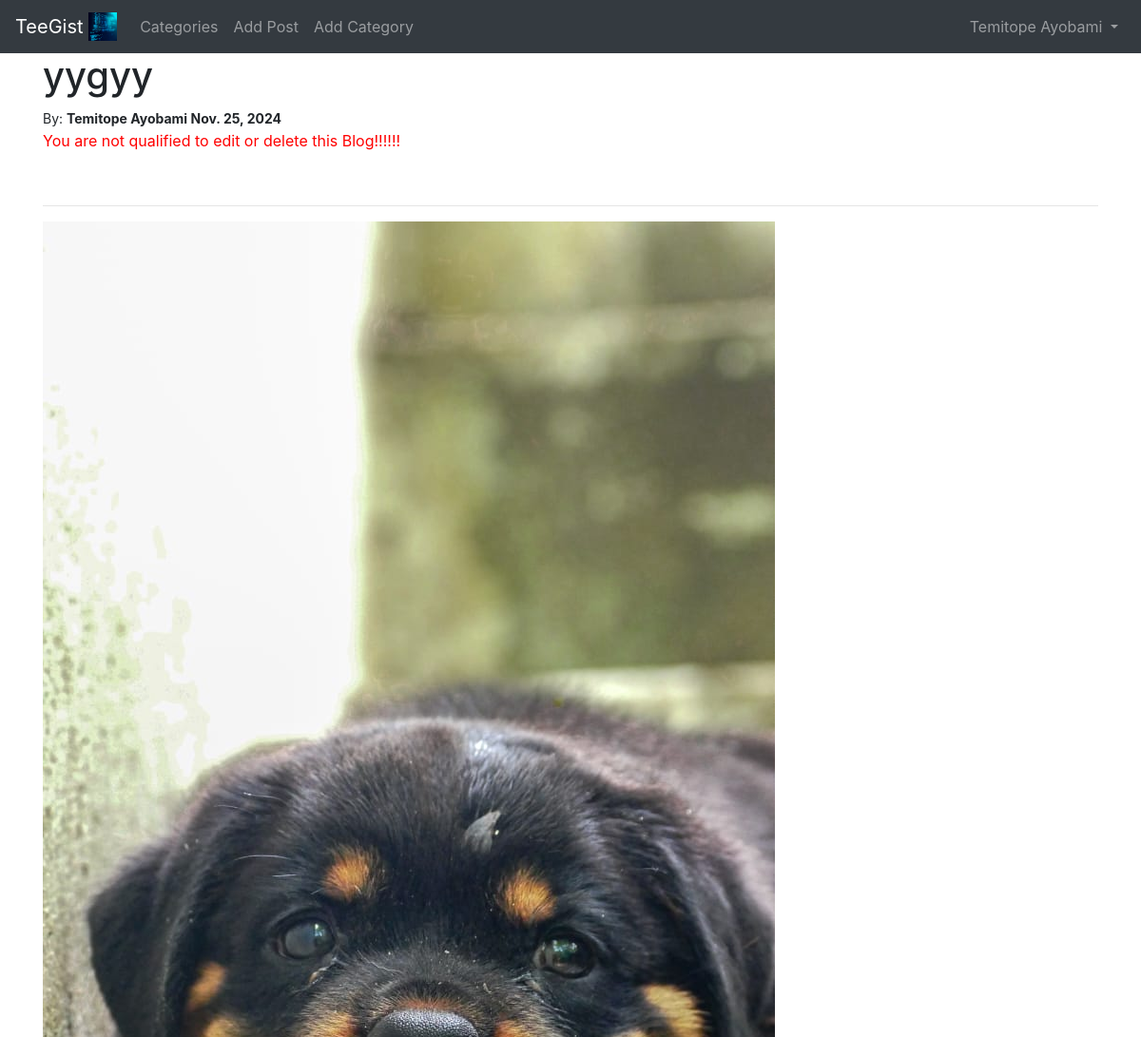
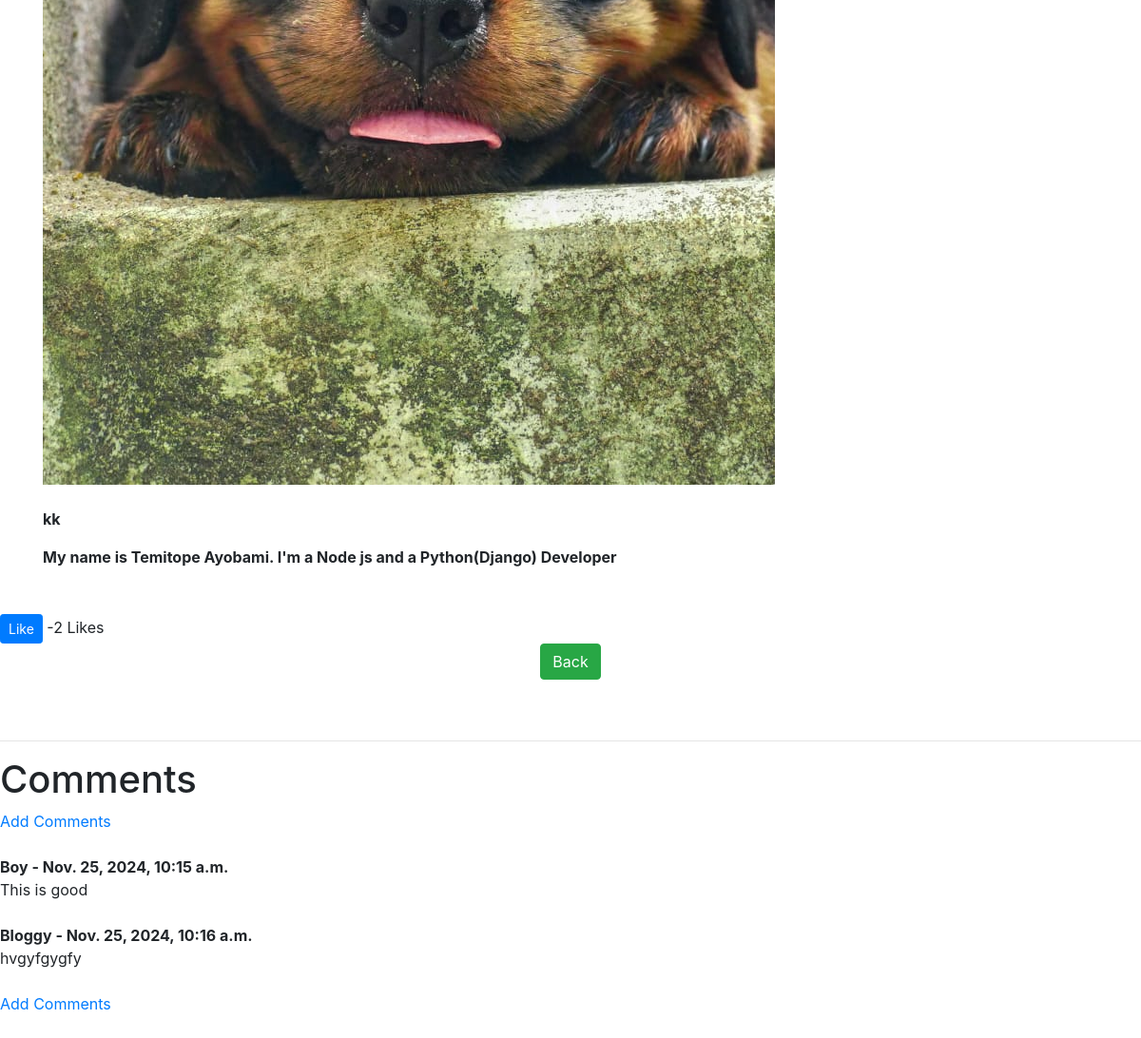
Screenshot of /article/61 (signed in) with the database file from the repository (2 pictures, top to bottom).
### app_folder/models.py (models this page shows, shortened)
class Post(models.Model):
    title = models.CharField(max_length=250)
    upload_image = models.ImageField(null=True, blank=True, upload_to ='images/')
    title_tag = models.CharField(max_length=250, default='This is a blog Web App!')
    author = models.ForeignKey(User, on_delete=models.CASCADE)
    body = RichTextField(blank=True, null=True)
    posted_at = models.DateField(auto_now_add=True)
    category = models.CharField(max_length=255, default='Technology')
    snippet = models.CharField(max_length=255, default="Click to View Post")
    likes = models.ManyToManyField(User, related_name='blog_posts')
    def total_likes(self):
        return self.likes.count()

class Profile(models.Model):
    user = models.OneToOneField(User, null=True, blank=True, on_delete = models.CASCADE)
    bio = models.TextField()
    profile_pic = models.ImageField(null=True, blank=True, upload_to='images/profile/')
    website_url = models.CharField(max_length=250, null=True, blank=True)
    facebook_url = models.CharField(max_length=250, null=True, blank=True)
    instagram_url = models.CharField(max_length=250, null=True, blank=True)
    twitter_url = models.CharField(max_length=250, null=True, blank=True)
    linkedin_url = models.CharField(max_length=250, null=True, blank=True)

class Comment(models.Model):
    post = models.ForeignKey(Post, related_name='comments', on_delete=models.CASCADE)
    name = models.CharField(max_length=300)
    body = models.TextField()
    date_posted = models.DateTimeField(auto_now_add=True)

### app_folder/views.py (the view)
# urls.py: path('article/<int:pk>', DetailProjectView.as_view(), name = 'details'),
class DetailProjectView(DetailView):
    model = Post
    template_name = 'apps/details.html'
    def get_context_data(self, *args, **kwargs):
        context = super(DetailProjectView, self).get_context_data(**kwargs)
        stuff = get_object_or_404(Post, id= self.kwargs['pk'])
        total_likes = stuff.total_likes()
        context ["total_likes"] = total_likes
        return context

### app_folder/templates/apps/details.html (shortened to what this page needs)
{% extends 'blogs/base.html' %}
{% load static %}
{% block content %}
<h1> {{ post.title }} </h1>
<small> By: <strong>
    {{ post.author.first_name }}
    {{ post.author.last_name}}
    {{ post.posted_at }}
            </strong>
</small>
{% if user.is_authenticated %}
{% if user.id == post.author.id %}
<small>
     <a href = "{% url 'edit_post' post.pk%}"> (Edit Post)</a>  <br/>
     <a href = "{% url 'delete_post' post.pk%}"> (Delete Post)</a>
</small>
{% else %}
<p style = "color:red;">You are not qualified to edit or delete this Blog!!!!!! </p>
{% endif %}
{% endif %}
<br/>
<hr>
<strong>
     {% if post.upload_image %}
     <img src=" {{ post.upload_image.url }}">
     {% endif %}
     <br/><br/>
     {{ post.body|safe }}
                <p class="card-text">
                    {{ post.author.profile.bio }}
               </p>
              </div>
<br/> <br/>
{% if user.is_authenticated %}
<form method = 'POST' action = "{% url 'like_post' post.pk %}">
 <button type = "submit", name = "post_id", value = "{{ post.id }}", class ="btn btn-primary btn-sm">Like</button> -{{ total_likes }} Likes
 </form>
<div style = text-align:center;>
<a href = "{% url 'home' %}" class ="btn btn-success"> Back </a>
</div>
<br/><br/>
 <hr>
<h1> Comments </h1>
{% if not post.comments.all %}
          No comment Yet: <br/> <a href = "{% url 'add_post_comment' post.pk %}"> Add Comment </a>
    {% else %}
    <a href = "{% url 'add_post_comment' post.pk %}">Add Comments </a>
    <br/><br/>
    {% for comment in post.comments.all %}
        <strong>
        {{ comment.name }} -
        {{ comment.date_posted }}
        </strong>
    <br/>
          {{ comment.body }}
        <br/><br/>
    {% endfor %}
    <a href = "{% url 'add_post_comment' post.pk %}">Add Comments </a>
    <br/><br/>
    {% endif %}
{% endif %}
{% endblock %}

### project_folder/templates/blogs/base.html (shortened to what this page needs)
{% load static %}
<!doctype html>
<html lang="en">
  <head>
    <link rel="stylesheet" href="https://cdn.jsdelivr.net/npm/bootstrap@4.6.2/dist/css/bootstrap.min.css">
  </head>
  <body>
    <nav class="navbar navbar-expand-lg navbar-dark bg-dark">
        <a class="navbar-brand" href="{% url 'home' %}">TeeGist
          <img src="{% static 'theblog/img/code.jpeg' %}" width="30" height="30" class="d-inline-block align-top" alt="">
        </a>
        <div class="collapse navbar-collapse" id="navbarSupportedContent">
          <ul class="navbar-nav mr-auto">
            {% if cat_menu %}
            <li class="nav-item dropdown">
              <a class="nav-link dropdown-toggle" href="#" role="button" data-toggle="dropdown" aria-expanded="false">
                Categories
              </a>
              <div class="dropdown-menu" arial-lavelledby="navbarDropdown">
                {% for item in cat_menu %}
                <a class ="dropdown-item" href="{% url 'category' item|slugify %}">{{ item }}</a>
                {% endfor %}
              </div>
            </li>
            {% else %}
            <li class="nav-item">
              <a class="nav-link" href="{% url 'category-list' %}">Categories</a>
            </li>
            {% endif %}
            {% if user.is_authenticated %}
            <li class="nav-item">
              <a class="nav-link" href="{% url 'add_blog' %}">Add Post</a>
            </li>
            <li class="nav-item">
              <a class="nav-link" href="{% url 'add_category' %}">Add Category</a>
            </li>
            {% endif %}
          </ul>
          {% if user.is_authenticated %}
          <ul class="navbar-nav ml-auto">
            <li class="nav-item dropdown">
              <a class="nav-link dropdown-toggle" href="#" role="button" data-toggle="dropdown" aria-expanded="false">
                {{ user.first_name }}
                {{ user.last_name }}
              </a>
            </li>
          </ul>
          {% endif %}
        </div>
      </nav>
    <div class = 'container'>
         {% block content %}
        {% endblock %}
  </body>
</html>

### rows the page displays
Post: title "yygyy", author.first_name "Temitope", author.last_name "Ayobami", posted_at "Nov. 25, 2024", upload_image (picture), body "kk", author.profile.bio "My name is Temitope Ayobami. I'm a Node js and a Python(Django) Developer"
Comment: name "Boy", date_posted "Nov. 25, 2024, 10:15 a.m.", body "This is good"
Comment: name "Bloggy", date_posted "Nov. 25, 2024, 10:16 a.m.", body "hvgyfgygfy"

### other values shown
{{ user.first_name }} "Temitope"
{{ user.last_name }} "Ayobami"
{{ total_likes }} "2"
